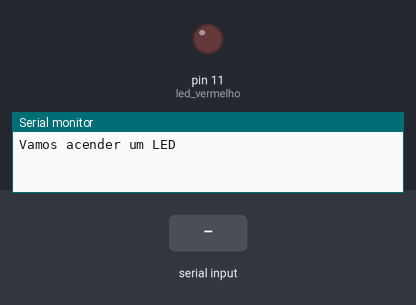
Bench run of a sketch on a simulated Arduino Uno, built with avr-gcc and run on an emulated ATmega328P. On the bench: output pins drawn as LEDs (lit = HIGH), the last lines printed to the serial monitor. Inputs (shaded band) come from the test bench.

Above: at 1.2 s.
1.3 s: "A" received over Serial
At 2.2 s:
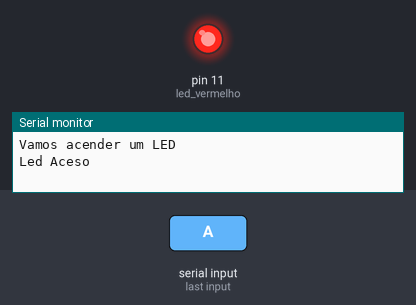
2.8 s: "B" received over Serial
At 3.4 s:
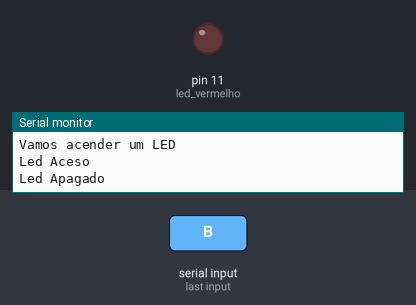
Timing chart, 0 to 5.8 s (numbered marks = the images above; inputs shaded):
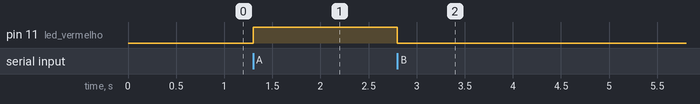

The sketch:

acender-monitor.ino
```cpp
/*
Acender Led Monitor
Acender um led pelo monitor serial, se aperta a tecla A acende, se apertar a tecla B apaga
*/

int led_vermelho = 11;
String comando = "Vamos acender um LED";

void setup(){
    pinMode(led_vermelho, OUTPUT);
    Serial.begin(9600);
    Serial.println(comando);
}

void loop(){
    if(Serial.available()){
        switch(Serial.read()){
            case 'A':
                digitalWrite(led_vermelho,1);
                Serial.println("Led Aceso");
                break;
            case 'B':
                digitalWrite(led_vermelho, 0);
                Serial.println("Led Apagado");
                break;
        }
    }
}
```

Measured:
- after the input at 1.3 s, pin 11 (led_vermelho): LOW → HIGH at once
- after the input at 2.8 s, pin 11 (led_vermelho): HIGH → LOW at once
